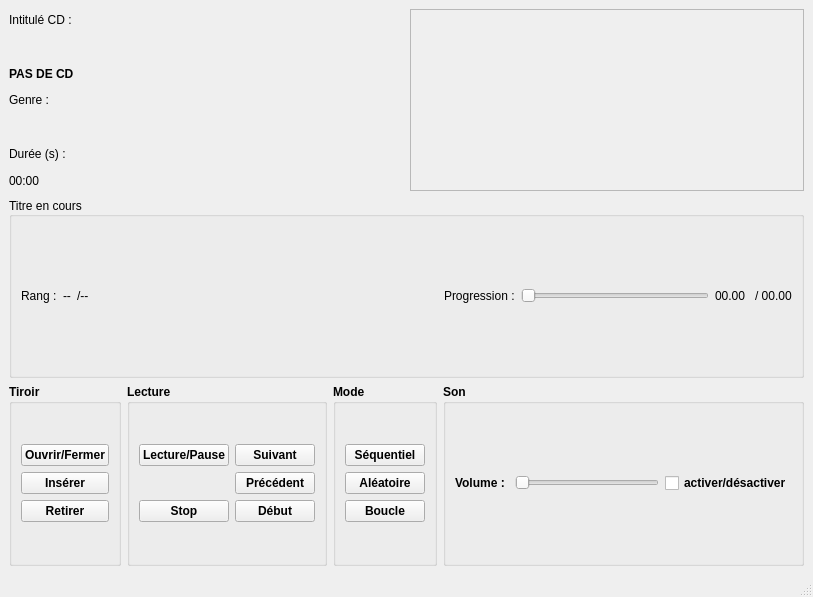
<?xml version="1.0" encoding="UTF-8"?>
<ui version="4.0">
 <class>LecteurVue</class>
 <widget class="QMainWindow" name="LecteurVue">
  <property name="geometry">
   <rect>
    <x>0</x>
    <y>0</y>
    <width>813</width>
    <height>597</height>
   </rect>
  </property>
  <property name="windowTitle">
   <string>LecteurVue</string>
  </property>
  <widget class="QWidget" name="centralwidget">
   <layout class="QVBoxLayout" name="verticalLayout_3">
    <item>
     <layout class="QGridLayout" name="gridLayout_4">
      <item row="0" column="0">
       <layout class="QHBoxLayout" name="horizontalLayout_5">
        <item>
         <layout class="QGridLayout" name="gridLayout_10">
          <item row="1" column="0">
           <widget class="QLabel" name="labelIntitule">
            <property name="text">
             <string/>
            </property>
           </widget>
          </item>
          <item row="5" column="0">
           <widget class="QLabel" name="labelDureeCD">
            <property name="text">
             <string>Durée (s) : </string>
            </property>
           </widget>
          </item>
          <item row="0" column="0">
           <widget class="QLabel" name="labelIntituleTitre">
            <property name="text">
             <string>Intitulé CD : </string>
            </property>
           </widget>
          </item>
          <item row="3" column="0">
           <widget class="QLabel" name="labelGenreTitre">
            <property name="text">
             <string>Genre : </string>
            </property>
           </widget>
          </item>
          <item row="2" column="0">
           <widget class="QLabel" name="labelCD">
            <property name="font">
             <font>
              <bold>true</bold>
             </font>
            </property>
            <property name="text">
             <string>PAS DE CD</string>
            </property>
           </widget>
          </item>
          <item row="6" column="0">
           <widget class="QLabel" name="labelValeurDureeCD">
            <property name="text">
             <string>00:00</string>
            </property>
           </widget>
          </item>
          <item row="4" column="0">
           <widget class="QLabel" name="labelGenre">
            <property name="text">
             <string/>
            </property>
           </widget>
          </item>
         </layout>
        </item>
        <item>
         <widget class="QFrame" name="frame">
          <property name="frameShape">
           <enum>QFrame::Shape::StyledPanel</enum>
          </property>
          <property name="frameShadow">
           <enum>QFrame::Shadow::Raised</enum>
          </property>
          <layout class="QHBoxLayout" name="horizontalLayout_6">
           <property name="sizeConstraint">
            <enum>QLayout::SizeConstraint::SetMaximumSize</enum>
           </property>
           <item>
            <widget class="QLabel" name="labelImage">
             <property name="text">
              <string/>
             </property>
            </widget>
           </item>
          </layout>
         </widget>
        </item>
       </layout>
      </item>
      <item row="2" column="0">
       <widget class="QGroupBox" name="groupBox_5">
        <property name="sizeIncrement">
         <size>
          <width>0</width>
          <height>20</height>
         </size>
        </property>
        <property name="title">
         <string>Titre en cours</string>
        </property>
        <property name="alignment">
         <set>Qt::AlignmentFlag::AlignLeading|Qt::AlignmentFlag::AlignLeft|Qt::AlignmentFlag::AlignVCenter</set>
        </property>
        <layout class="QGridLayout" name="gridLayout_9">
         <item row="0" column="0">
          <layout class="QHBoxLayout" name="horizontalLayout_2">
           <item>
            <widget class="QLabel" name="labelRang">
             <property name="text">
              <string>Rang :</string>
             </property>
            </widget>
           </item>
           <item>
            <widget class="QLabel" name="labelValeurRang">
             <property name="text">
              <string>--</string>
             </property>
            </widget>
           </item>
           <item>
            <widget class="QLabel" name="labelNmrRang">
             <property name="text">
              <string>/--</string>
             </property>
            </widget>
           </item>
           <item>
            <spacer name="horizontalSpacer">
             <property name="orientation">
              <enum>Qt::Orientation::Horizontal</enum>
             </property>
             <property name="sizeHint" stdset="0">
              <size>
               <width>40</width>
               <height>20</height>
              </size>
             </property>
            </spacer>
           </item>
           <item>
            <layout class="QHBoxLayout" name="horizontalLayout">
             <item>
              <widget class="QLabel" name="labelProgression">
               <property name="text">
                <string>Progression :</string>
               </property>
              </widget>
             </item>
             <item>
              <widget class="QSlider" name="tempEcoule">
               <property name="orientation">
                <enum>Qt::Orientation::Horizontal</enum>
               </property>
              </widget>
             </item>
             <item>
              <widget class="QLabel" name="labelTempDebut">
               <property name="text">
                <string>00.00 </string>
               </property>
              </widget>
             </item>
             <item>
              <widget class="QLabel" name="labelTempsFin">
               <property name="text">
                <string>/ 00.00</string>
               </property>
              </widget>
             </item>
            </layout>
           </item>
          </layout>
         </item>
        </layout>
       </widget>
      </item>
      <item row="3" column="0">
       <layout class="QGridLayout" name="gridLayout_2">
        <item row="0" column="1">
         <widget class="QGroupBox" name="groupBox_2">
          <property name="font">
           <font>
            <bold>true</bold>
           </font>
          </property>
          <property name="title">
           <string>Lecture</string>
          </property>
          <layout class="QGridLayout" name="gridLayout_8">
           <item row="0" column="0">
            <layout class="QGridLayout" name="gridLayout">
             <item row="1" column="1">
              <widget class="QPushButton" name="boutonPrecedent">
               <property name="text">
                <string>Précédent</string>
               </property>
              </widget>
             </item>
             <item row="0" column="0">
              <widget class="QPushButton" name="lecturePause">
               <property name="text">
                <string>Lecture/Pause</string>
               </property>
               <property name="checkable">
                <bool>true</bool>
               </property>
              </widget>
             </item>
             <item row="2" column="1">
              <widget class="QPushButton" name="boutonDebut">
               <property name="text">
                <string>Début</string>
               </property>
              </widget>
             </item>
             <item row="0" column="1">
              <widget class="QPushButton" name="boutonSuivant">
               <property name="text">
                <string>Suivant</string>
               </property>
              </widget>
             </item>
             <item row="2" column="0">
              <widget class="QPushButton" name="boutonStop">
               <property name="text">
                <string>Stop</string>
               </property>
              </widget>
             </item>
            </layout>
           </item>
          </layout>
         </widget>
        </item>
        <item row="0" column="2">
         <widget class="QGroupBox" name="groupBox_3">
          <property name="font">
           <font>
            <bold>true</bold>
           </font>
          </property>
          <property name="title">
           <string>Mode</string>
          </property>
          <layout class="QGridLayout" name="gridLayout_5">
           <item row="0" column="0">
            <layout class="QVBoxLayout" name="verticalLayout_2">
             <item>
              <widget class="QPushButton" name="boutonSequentiel">
               <property name="text">
                <string>Séquentiel</string>
               </property>
              </widget>
             </item>
             <item>
              <widget class="QPushButton" name="boutonAleatoire">
               <property name="text">
                <string>Aléatoire</string>
               </property>
              </widget>
             </item>
             <item>
              <widget class="QPushButton" name="boutonBoucle">
               <property name="text">
                <string>Boucle</string>
               </property>
              </widget>
             </item>
            </layout>
           </item>
          </layout>
         </widget>
        </item>
        <item row="0" column="0">
         <widget class="QGroupBox" name="groupBox">
          <property name="font">
           <font>
            <bold>true</bold>
           </font>
          </property>
          <property name="title">
           <string>Tiroir</string>
          </property>
          <layout class="QGridLayout" name="gridLayout_7">
           <item row="0" column="0">
            <layout class="QVBoxLayout" name="verticalLayout">
             <item>
              <widget class="QPushButton" name="ouvrirFermer">
               <property name="text">
                <string>Ouvrir/Fermer</string>
               </property>
               <property name="checkable">
                <bool>true</bool>
               </property>
              </widget>
             </item>
             <item>
              <widget class="QPushButton" name="insererCD">
               <property name="text">
                <string>Insérer</string>
               </property>
              </widget>
             </item>
             <item>
              <widget class="QPushButton" name="retirerCD">
               <property name="text">
                <string>Retirer</string>
               </property>
              </widget>
             </item>
            </layout>
           </item>
          </layout>
         </widget>
        </item>
        <item row="0" column="3">
         <widget class="QGroupBox" name="groupBox_4">
          <property name="font">
           <font>
            <bold>true</bold>
           </font>
          </property>
          <property name="title">
           <string>Son</string>
          </property>
          <layout class="QGridLayout" name="gridLayout_6">
           <item row="0" column="0">
            <layout class="QGridLayout" name="gridLayout_3">
             <item row="0" column="0">
              <widget class="QLabel" name="volume">
               <property name="text">
                <string>Volume : </string>
               </property>
              </widget>
             </item>
             <item row="0" column="1">
              <widget class="QSlider" name="barreVolume">
               <property name="maximum">
                <number>100</number>
               </property>
               <property name="orientation">
                <enum>Qt::Orientation::Horizontal</enum>
               </property>
              </widget>
             </item>
             <item row="0" column="2">
              <widget class="QCheckBox" name="volumeCheck">
               <property name="text">
                <string>activer/désactiver</string>
               </property>
              </widget>
             </item>
            </layout>
           </item>
          </layout>
         </widget>
        </item>
       </layout>
      </item>
     </layout>
    </item>
   </layout>
  </widget>
  <widget class="QStatusBar" name="statusBar"/>
 </widget>
 <resources/>
 <connections/>
</ui>
